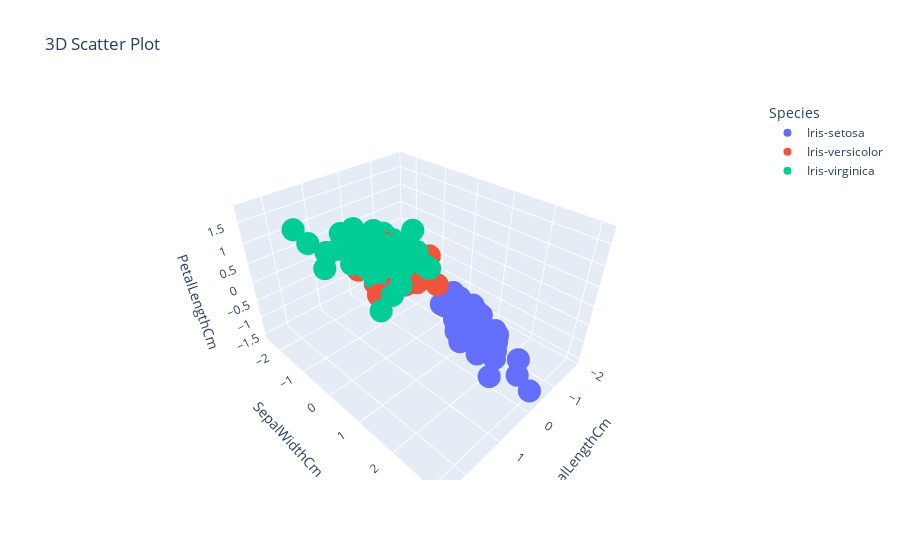

Notebook source saved alongside this figure:
### Code cell
scatter_plot_3d_px(iris_data, target_column='Species')
